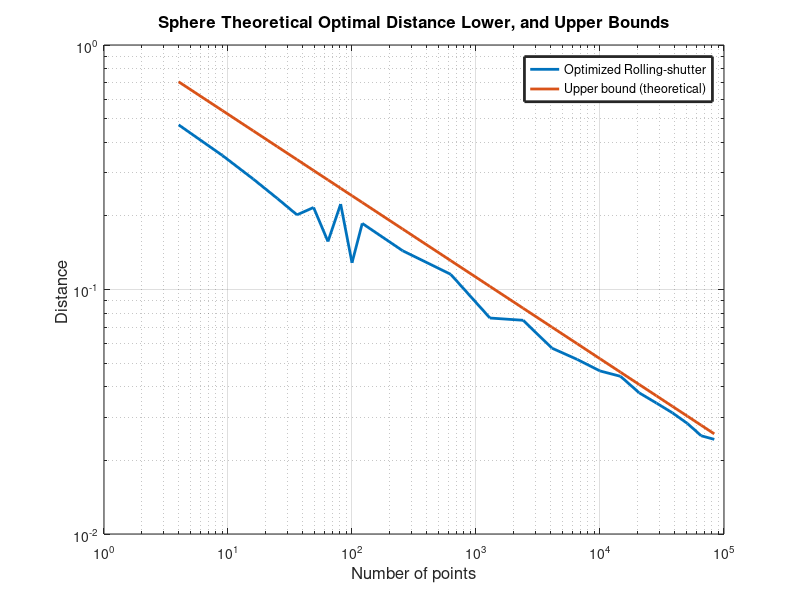

Write MATLAB code to recreate this figure.
close all
clear;
n = (2:11);
x = n;
x = [x 16 25].^2;
x = [x 1372 2048 4000 6912 10976 14896 21438 29660 39754 51912 66326 83188 108000];


n =[n 16 25 36 49 64 81 100 121 144 169 196 225 256 289 324 361];
n1 = n;
n = (n).^2;
nt = 24;
%x= logspace(0,100000,1000);

contlb = n1+1;%sqrt(3);
contub = n1+1;%sqrt(35);
lb = (sqrt(2./(sqrt(3).*n)).*contlb);% - 0.1;
ub1 = (1./(n-1));
ub2 = (ub1.^2);
ub3 = (2./(sqrt(3).*(n-1)));
ub = ub1 + sqrt(ub2 + ub3);
ub = ub .*contub;

%d = [2.23 2.44 3.0 3.31 3.74 4.24 4.58 5 5.38 5.47]./((n1));
k = (n + 2).^(1/3);
%d2 = (1./(k-2+(0.5.^(1/3))));
%d2 = (1./(((n).^(1/3)-1)))+0.002;
d = [1.4142 1.4142 1.4142 1.4142 1.4142 1.7321 1.4142 2.2361 1.4142 2.2361 2.4495 3 2.8284 3.7417 3.7417 4.2426 4.6904 5.3852 5.4772 5.8310 6.1644 6.4031 6.4807 7.0711 7.3485 7.6811]./(n1+1);
den = pi/sqrt(18);
rt = 2  .* ( ((sqrt(n) + 1).^(3)) ./ ((4*n.*sqrt(2))) ).^(1/3);
rt = rt ./(n1+1);
%rt = (((3*den*sqrt(2))./(n.*pi)).^(1/3))*2;
%rt = [0.2928 0.2320 0.1887 0.1678  0.1493 0.1364 0.1267 0.1170 0.1113 0.1047 0.084 0.0619 0.0490 0.0443 0.0346 0.0289 0.0248 0.0225 0.0199 0.0179 0.0162 0.0149 0.0137 0.0127 0.0117].*2;


loglog(n(1:nt),d(1:nt),'LineWidth',2)
hold on 
loglog(n(1:nt),rt(1:nt),'LineWidth',2)
%loglog(n(1:nt),d2(1:nt),'LineWidth',2)


%loglog(n(1:nt),lb(1:nt),'LineWidth',2)
%loglog(n(1:nt),ub(1:nt),'LineWidth',2)

title('Sphere Theoretical Optimal Distance Lower, and Upper Bounds', 'FontSize', 12)
legend('Optimized Rolling-shutter','Upper bound (theoretical)','Lower bound','Upper bound','LineWidth',2)
xlabel('Number of points', 'FontSize', 12)
ylabel('Distance ', 'FontSize', 12)
grid on;
%legend('Lower bound','Upper bound','optimal','LineWidth',2)
%d2 > d
saveas(gcf,'boundsSphere','epsc')